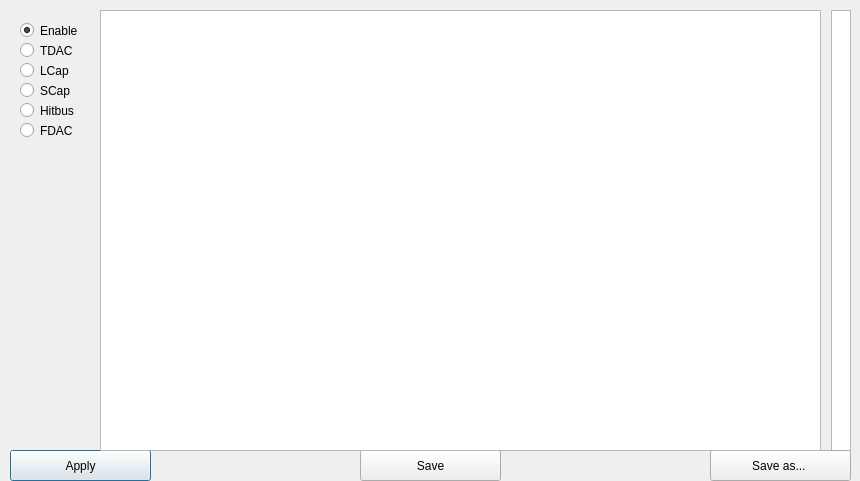
<?xml version="1.0" encoding="UTF-8"?>
<ui version="4.0">
 <class>EditCfgDialog</class>
 <widget class="QDialog" name="EditCfgDialog">
  <property name="geometry">
   <rect>
    <x>0</x>
    <y>0</y>
    <width>860</width>
    <height>481</height>
   </rect>
  </property>
  <property name="windowTitle">
   <string>Dialog</string>
  </property>
  <widget class="QPlainTextEdit" name="cfgEdit">
   <property name="geometry">
    <rect>
     <x>831</x>
     <y>10</y>
     <width>20</width>
     <height>441</height>
    </rect>
   </property>
  </widget>
  <widget class="QPushButton" name="applyButton">
   <property name="geometry">
    <rect>
     <x>10</x>
     <y>450</y>
     <width>141</width>
     <height>31</height>
    </rect>
   </property>
   <property name="toolTip">
    <string>Load this configuration into FE, but don't update the config's file representation</string>
   </property>
   <property name="toolTipDuration">
    <number>10000</number>
   </property>
   <property name="text">
    <string>Apply</string>
   </property>
  </widget>
  <widget class="QPushButton" name="saveButton">
   <property name="geometry">
    <rect>
     <x>360</x>
     <y>450</y>
     <width>141</width>
     <height>31</height>
    </rect>
   </property>
   <property name="toolTip">
    <string>Load this configuration into FE and update config's file representation</string>
   </property>
   <property name="toolTipDuration">
    <number>10000</number>
   </property>
   <property name="text">
    <string>Save</string>
   </property>
  </widget>
  <widget class="QPushButton" name="saveAsButton">
   <property name="geometry">
    <rect>
     <x>710</x>
     <y>450</y>
     <width>141</width>
     <height>31</height>
    </rect>
   </property>
   <property name="toolTip">
    <string>Save this configuration to file, but don't load it into the FE</string>
   </property>
   <property name="toolTipDuration">
    <number>10000</number>
   </property>
   <property name="text">
    <string>Save as... </string>
   </property>
  </widget>
  <widget class="QTableWidget" name="cfgTable">
   <property name="geometry">
    <rect>
     <x>100</x>
     <y>10</y>
     <width>721</width>
     <height>441</height>
    </rect>
   </property>
  </widget>
  <widget class="QRadioButton" name="EnableRadio">
   <property name="geometry">
    <rect>
     <x>20</x>
     <y>20</y>
     <width>71</width>
     <height>21</height>
    </rect>
   </property>
   <property name="text">
    <string>Enable</string>
   </property>
   <property name="checked">
    <bool>true</bool>
   </property>
  </widget>
  <widget class="QRadioButton" name="TDACRadio">
   <property name="geometry">
    <rect>
     <x>20</x>
     <y>40</y>
     <width>71</width>
     <height>21</height>
    </rect>
   </property>
   <property name="text">
    <string>TDAC</string>
   </property>
  </widget>
  <widget class="QRadioButton" name="LCapRadio">
   <property name="geometry">
    <rect>
     <x>20</x>
     <y>60</y>
     <width>71</width>
     <height>21</height>
    </rect>
   </property>
   <property name="text">
    <string>LCap</string>
   </property>
  </widget>
  <widget class="QRadioButton" name="SCapRadio">
   <property name="geometry">
    <rect>
     <x>20</x>
     <y>80</y>
     <width>71</width>
     <height>21</height>
    </rect>
   </property>
   <property name="text">
    <string>SCap</string>
   </property>
  </widget>
  <widget class="QRadioButton" name="HitbusRadio">
   <property name="geometry">
    <rect>
     <x>20</x>
     <y>100</y>
     <width>71</width>
     <height>21</height>
    </rect>
   </property>
   <property name="text">
    <string>Hitbus</string>
   </property>
  </widget>
  <widget class="QRadioButton" name="FDACRadio">
   <property name="geometry">
    <rect>
     <x>20</x>
     <y>120</y>
     <width>71</width>
     <height>21</height>
    </rect>
   </property>
   <property name="text">
    <string>FDAC</string>
   </property>
  </widget>
 </widget>
 <resources/>
 <connections/>
</ui>
